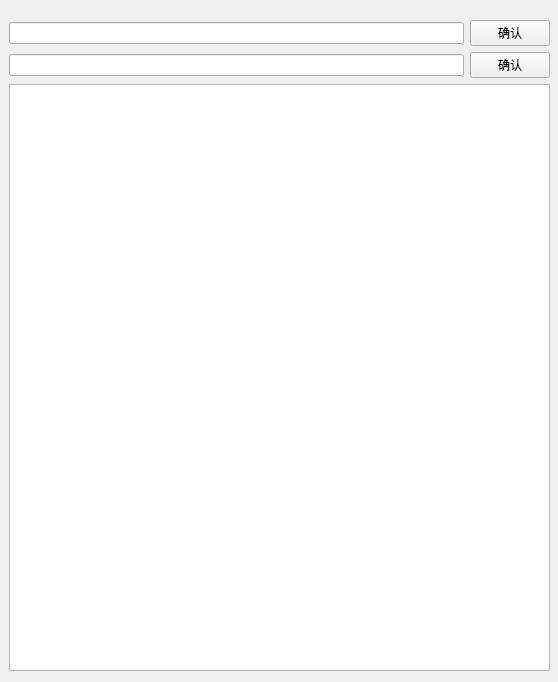
<?xml version="1.0" encoding="UTF-8"?>
<ui version="4.0">
 <class>Form</class>
 <widget class="QWidget" name="Form">
  <property name="geometry">
   <rect>
    <x>0</x>
    <y>0</y>
    <width>558</width>
    <height>682</height>
   </rect>
  </property>
  <property name="windowTitle">
   <string>Form</string>
  </property>
  <widget class="QWidget" name="verticalLayoutWidget">
   <property name="geometry">
    <rect>
     <x>9</x>
     <y>20</y>
     <width>541</width>
     <height>651</height>
    </rect>
   </property>
   <layout class="QVBoxLayout" name="verticalLayout">
    <item>
     <layout class="QGridLayout" name="gridLayout">
      <item row="0" column="1">
       <widget class="QPushButton" name="file_button">
        <property name="text">
         <string>确认</string>
        </property>
       </widget>
      </item>
      <item row="0" column="0">
       <widget class="QLineEdit" name="file_lineEdit"/>
      </item>
      <item row="1" column="1">
       <widget class="QPushButton" name="floder_button">
        <property name="text">
         <string>确认</string>
        </property>
       </widget>
      </item>
      <item row="1" column="0">
       <widget class="QLineEdit" name="floder_linediet"/>
      </item>
     </layout>
    </item>
    <item>
     <widget class="QTableView" name="tableView"/>
    </item>
   </layout>
  </widget>
 </widget>
 <resources/>
 <connections/>
</ui>
